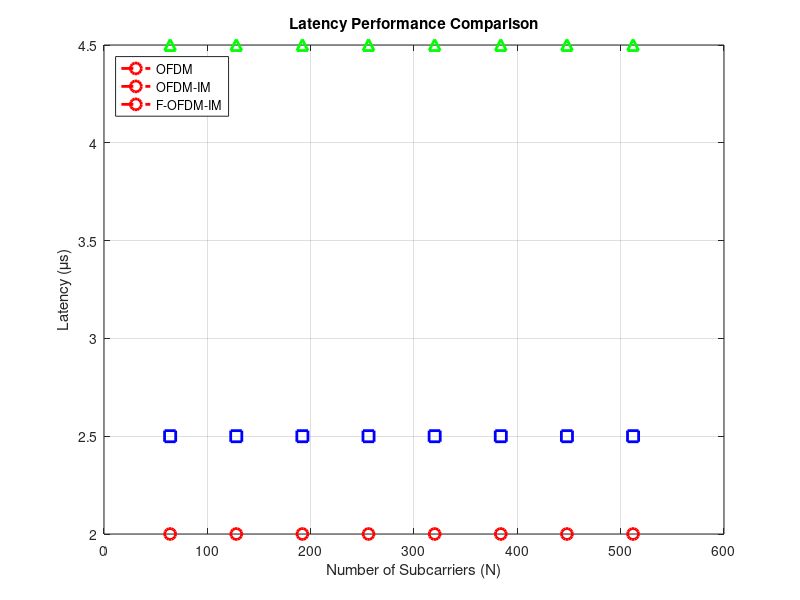

Write MATLAB code to recreate this figure.
clc; clear; close all;

% Define system parameters
N = 64:64:512; % Number of subcarriers
T_ifft = 1e-6; % Time for one IFFT operation (example: 1 microsecond)
T_fft = T_ifft; % FFT processing time (assumed same as IFFT)
T_filter = 2e-6; % Time for subband filtering in F-OFDM (example: 2 microseconds)
T_im = 0.5e-6; % Additional processing time for IM selection (example: 0.5 microseconds)

% Latency computation
Latency_OFDM = T_ifft + T_fft; % OFDM latency (IFFT + FFT)
Latency_OFDM_IM = Latency_OFDM + T_im; % OFDM-IM latency (includes IM processing)
Latency_FOFDM_IM = Latency_OFDM_IM + T_filter; % F-OFDM-IM latency (includes filtering)

% Plot latency comparison
figure;
plot(N, Latency_OFDM * 1e6, 'ro--', 'LineWidth', 2, 'MarkerSize', 8); hold on;
plot(N, Latency_OFDM_IM * 1e6, 'bs--', 'LineWidth', 2, 'MarkerSize', 8);
plot(N, Latency_FOFDM_IM * 1e6, 'g^--', 'LineWidth', 2, 'MarkerSize', 8);
grid on;
xlabel('Number of Subcarriers (N)');
ylabel('Latency (\mus)');
title('Latency Performance Comparison');

% Adjust legend to match the plot markers
legend({'OFDM', 'OFDM-IM', 'F-OFDM-IM'}, 'Location', 'NorthWest');
